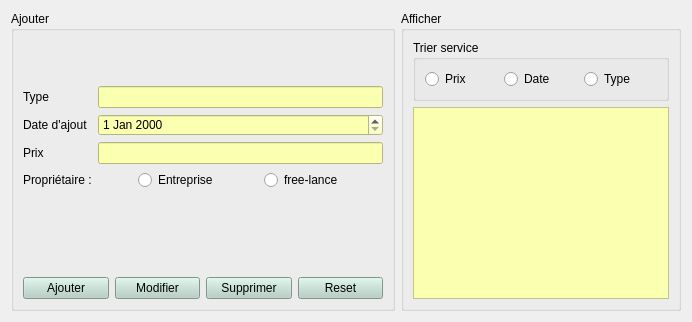
                  <widget class="QWidget" name="tab_S">
                   <attribute name="title">
                    <string>Service</string>
                   </attribute>
                   <layout class="QHBoxLayout" name="horizontalLayout_144">
                    <item>
                     <layout class="QHBoxLayout" name="horizontalLayout_143">
                      <item>
                       <widget class="QGroupBox" name="groupBox_31">
                        <property name="title">
                         <string>Ajouter</string>
                        </property>
                        <layout class="QVBoxLayout" name="verticalLayout_61">
                         <item>
                          <layout class="QVBoxLayout" name="verticalLayout_57">
                           <item>
                            <layout class="QFormLayout" name="formLayout_19">
                             <item row="1" column="0">
                              <widget class="QLabel" name="label_48">
                               <property name="text">
                                <string>Type</string>
                               </property>
                              </widget>
                             </item>
                             <item row="1" column="1">
                              <widget class="QLineEdit" name="lineEdit_type">
                               <property name="styleSheet">
                                <string notr="true">background-color: rgb(251, 255, 176);</string>
                               </property>
                              </widget>
                             </item>
                             <item row="2" column="0">
                              <widget class="QLabel" name="label_49">
                               <property name="text">
                                <string>Date d'ajout</string>
                               </property>
                              </widget>
                             </item>
                             <item row="2" column="1">
                              <widget class="QDateEdit" name="dateEdit">
                               <property name="styleSheet">
                                <string notr="true">background-color: rgb(251, 255, 176);</string>
                               </property>
                              </widget>
                             </item>
                             <item row="3" column="0">
                              <widget class="QLabel" name="label_50">
                               <property name="text">
                                <string>Prix</string>
                               </property>
                              </widget>
                             </item>
                             <item row="3" column="1">
                              <widget class="QLineEdit" name="lineEdit_prix">
                               <property name="styleSheet">
                                <string notr="true">background-color: rgb(251, 255, 176);</string>
                               </property>
                              </widget>
                             </item>
                             <item row="4" column="0">
                              <widget class="QLabel" name="label_51">
                               <property name="text">
                                <string>Propriétaire :</string>
                               </property>
                              </widget>
                             </item>
                             <item row="4" column="1">
                              <layout class="QHBoxLayout" name="horizontalLayout_145">
                               <item>
                                <spacer name="horizontalSpacer_15">
                                 <property name="orientation">
                                  <enum>Qt::Horizontal</enum>
                                 </property>
                                 <property name="sizeHint" stdset="0">
                                  <size>
                                   <width>40</width>
                                   <height>20</height>
                                  </size>
                                 </property>
                                </spacer>
                               </item>
                               <item>
                                <widget class="QRadioButton" name="radioButton_e">
                                 <property name="text">
                                  <string>Entreprise</string>
                                 </property>
                                </widget>
                               </item>
                               <item>
                                <spacer name="horizontalSpacer_16">
                                 <property name="orientation">
                                  <enum>Qt::Horizontal</enum>
                                 </property>
                                 <property name="sizeHint" stdset="0">
                                  <size>
                                   <width>40</width>
                                   <height>20</height>
                                  </size>
                                 </property>
                                </spacer>
                               </item>
                               <item>
                                <widget class="QRadioButton" name="radioButton_f">
                                 <property name="text">
                                  <string>free-lance</string>
                                 </property>
                                </widget>
                               </item>
                               <item>
                                <spacer name="horizontalSpacer_17">
                                 <property name="orientation">
                                  <enum>Qt::Horizontal</enum>
                                 </property>
                                 <property name="sizeHint" stdset="0">
                                  <size>
                                   <width>40</width>
                                   <height>20</height>
                                  </size>
                                 </property>
                                </spacer>
                               </item>
                              </layout>
                             </item>
                             <item row="0" column="1">
                              <spacer name="verticalSpacer_19">
                               <property name="orientation">
                                <enum>Qt::Vertical</enum>
                               </property>
                               <property name="sizeHint" stdset="0">
                                <size>
                                 <width>20</width>
                                 <height>40</height>
                                </size>
                               </property>
                              </spacer>
                             </item>
                            </layout>
                           </item>
                           <item>
                            <spacer name="horizontalSpacer_18">
                             <property name="orientation">
                              <enum>Qt::Horizontal</enum>
                             </property>
                             <property name="sizeHint" stdset="0">
                              <size>
                               <width>40</width>
                               <height>20</height>
                              </size>
                             </property>
                            </spacer>
                           </item>
                           <item>
                            <spacer name="horizontalSpacer_19">
                             <property name="orientation">
                              <enum>Qt::Horizontal</enum>
                             </property>
                             <property name="sizeHint" stdset="0">
                              <size>
                               <width>40</width>
                               <height>20</height>
                              </size>
                             </property>
                            </spacer>
                           </item>
                           <item>
                            <spacer name="verticalSpacer_20">
                             <property name="orientation">
                              <enum>Qt::Vertical</enum>
                             </property>
                             <property name="sizeHint" stdset="0">
                              <size>
                               <width>20</width>
                               <height>40</height>
                              </size>
                             </property>
                            </spacer>
                           </item>
                           <item>
                            <layout class="QHBoxLayout" name="horizontalLayout_146">
                             <item>
                              <widget class="QPushButton" name="pushButton_ajouterS">
                               <property name="styleSheet">
                                <string notr="true">background-color: rgb(179, 207, 194);</string>
                               </property>
                               <property name="text">
                                <string>Ajouter</string>
                               </property>
                              </widget>
                             </item>
                             <item>
                              <widget class="QPushButton" name="pushButton_modifierS">
                               <property name="styleSheet">
                                <string notr="true">background-color: rgb(179, 207, 194);</string>
                               </property>
                               <property name="text">
                                <string>Modifier</string>
                               </property>
                              </widget>
                             </item>
                             <item>
                              <widget class="QPushButton" name="pushButton_supprimerS">
                               <property name="styleSheet">
                                <string notr="true">background-color: rgb(179, 207, 194);</string>
                               </property>
                               <property name="text">
                                <string>Supprimer</string>
                               </property>
                              </widget>
                             </item>
                             <item>
                              <widget class="QPushButton" name="resetS">
                               <property name="styleSheet">
                                <string notr="true">background-color: rgb(179, 207, 194);</string>
                               </property>
                               <property name="text">
                                <string>Reset</string>
                               </property>
                              </widget>
                             </item>
                            </layout>
                           </item>
                          </layout>
                         </item>
                        </layout>
                       </widget>
                      </item>
                      <item>
                       <widget class="QGroupBox" name="groupBox_30">
                        <property name="title">
                         <string>Afficher</string>
                        </property>
                        <layout class="QVBoxLayout" name="verticalLayout_65">
                         <item>
                          <layout class="QGridLayout" name="gridLayout_2">
                           <item row="1" column="0">
                            <layout class="QHBoxLayout" name="horizontalLayout_147">
                             <item>
                              <widget class="QTableView" name="tableView_service">
                               <property name="styleSheet">
                                <string notr="true">background-color: rgb(251, 255, 176);</string>
                               </property>
                              </widget>
                             </item>
                            </layout>
                           </item>
                           <item row="0" column="0">
                            <layout class="QVBoxLayout" name="verticalLayout_62">
                             <item>
                              <widget class="QGroupBox" name="groupBox_32">
                               <property name="title">
                                <string>Trier service</string>
                               </property>
                               <layout class="QVBoxLayout" name="verticalLayout_63">
                                <item>
                                 <layout class="QVBoxLayout" name="verticalLayout_64">
                                  <item>
                                   <layout class="QHBoxLayout" name="horizontalLayout_148">
                                    <item>
                                     <widget class="QRadioButton" name="radioButton_triPrix">
                                      <property name="text">
                                       <string>Prix</string>
                                      </property>
                                     </widget>
                                    </item>
                                    <item>
                                     <widget class="QRadioButton" name="radioButton_triDate">
                                      <property name="text">
                                       <string>Date</string>
                                      </property>
                                     </widget>
                                    </item>
                                    <item>
                                     <widget class="QRadioButton" name="radioButton_triType">
                                      <property name="text">
                                       <string>Type</string>
                                      </property>
                                     </widget>
                                    </item>
                                   </layout>
                                  </item>
                                 </layout>
                                </item>
                               </layout>
                              </widget>
                             </item>
                            </layout>
                           </item>
                          </layout>
                         </item>
                        </layout>
                       </widget>
                      </item>
                     </layout>
                    </item>
                   </layout>
                  </widget>
